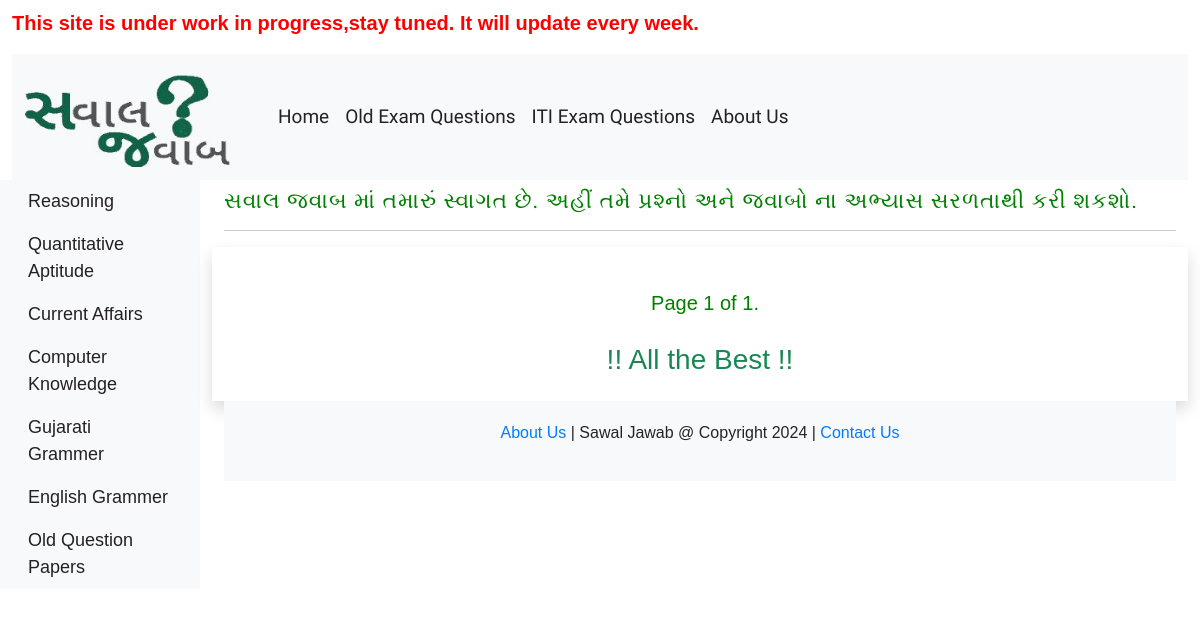
The app's page /old_questions/Highcourt_Computer_Operator/, older data.
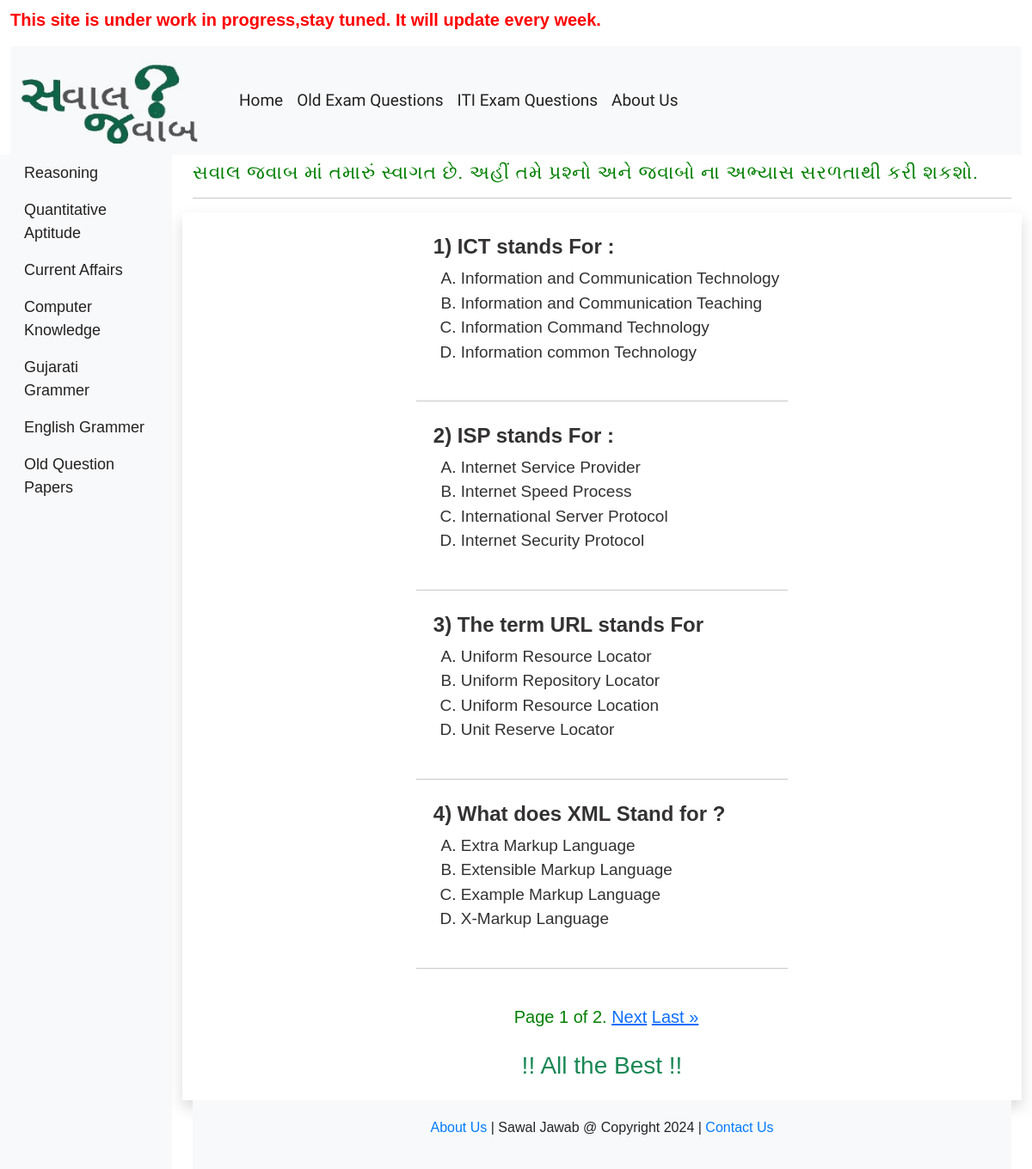
The same page, newer data.
### myapp/models.py (models this page shows)
class Current_Affairs(models.Model):
    question=models.CharField(max_length=500)
    answer=models.CharField(max_length=500)
    opt_A=models.CharField(max_length=500)
    opt_B=models.CharField(max_length=500)
    opt_C=models.CharField(max_length=500)
    opt_D=models.CharField(max_length=500)
    ans_description=models.TextField(max_length=1000)
    category=models.CharField(max_length=300)
    question_topic=models.CharField(max_length=300)

class Question_Paper(Current_Affairs):
    pass

class Current_Affairs(models.Model):
    question=models.CharField(max_length=500)
    answer=models.CharField(max_length=500)
    opt_A=models.CharField(max_length=500)
    opt_B=models.CharField(max_length=500)
    opt_C=models.CharField(max_length=500)
    opt_D=models.CharField(max_length=500)
    ans_description=models.TextField(max_length=1000)
    category=models.CharField(max_length=300)
    question_topic=models.CharField(max_length=300)

### myapp/views.py (the view)
# urls.py: path('old_questions/<slug:category_slug>/',views.Old_questions,name='old_questions_answers'),
def Old_questions(request,category_slug):
    Old_que=Question_Paper.objects.filter(question_topic=category_slug)
    paginator = Paginator(Old_que, 4)
    page_number = request.GET.get("page")
    page_obj = paginator.get_page(page_number)
    return render(request,'myapp/sawaljawab.html',{'page_obj':page_obj})

### myapp/templates/myapp/sawaljawab.html (shortened to what this page needs)
{% extends 'myapp/base.html' %}
{% block content %}
<div class="col-md-9 ml-sm-auto col-lg-10 px-md-4">
    <h3 class="mt-2" id="gujaratiheadings">સવાલ જવાબ માં તમારું સ્વાગત છે. અહીં તમે પ્રશ્નો અને જવાબો ના અભ્યાસ સરળતાથી કરી શકશો.</h3>
    <hr>
    <div class="row mt-2 shadow p-3">
        <div class="currentaffairs">
            <div class="innersection">
                       {% for q in page_obj %}
                            <div>
                                <h4 style="text-align: left; letter-spacing: normal; font-weight:bold;"> <span class="question_id">{{ page_obj.start_index|add:forloop.counter0 }})</span> {{q.question}}</h4>
                                    <ul style="text-align: left; list-style:upper-alpha;">
                                        <li><a onclick="optASelected(this, '{{ q.answer }}', '{{ q.ans_description}}')">{{q.opt_A}}</a></li>
                                        <li><a onclick="optBSelected(this, '{{ q.answer }}', '{{ q.ans_description}}')">{{q.opt_B}}</a></li>
                                        <li><a onclick="optCSelected(this, '{{ q.answer }}', '{{ q.ans_description}}')">{{q.opt_C}}</a></li>
                                        <li><a onclick="optDSelected(this, '{{ q.answer }}', '{{ q.ans_description}}')">{{q.opt_D}}</a></li>
                                    </ul>
                          </div>
                       <hr style="font-weight: bolder;">
                      {% endfor %}
                       <div class="pagination">
                        <span class="step-links"  style="color: green; padding: 15px; font-size: 20px;">
                            <span class="current">
                                Page {{ page_obj.number }} of {{ page_obj.paginator.num_pages }}.
                            </span>
                            {% if page_obj.has_next %}
                                <a href="?page={{ page_obj.next_page_number }}">Next</a>
                                <a href="?page={{ page_obj.paginator.num_pages }}">Last &raquo;</a>
                            {% endif %}
                        </span>
                    </div>
            </div>
    </div>
    <div><h3 class="text-center text-success">!! All the Best !!</h3></div>
{% endblock content %}

### myapp/templates/myapp/base.html (shortened to what this page needs)
{% load static %}
<!doctype html>
<html lang="en">
  <head>
    <link rel="stylesheet" href="{% static 'myapp/css/style.css' %}">
    <link href="https://cdn.jsdelivr.net/npm/bootstrap@5.3.2/dist/css/bootstrap.min.css" rel="stylesheet">
  </head>
  <body>
    <div class="container-fluid mt-2">
      {% include 'myapp/navbar.html' %}
          <div class="row">
          {% include 'myapp/aside.html' %}
          {% block content %}
          {% endblock content %}
         </div>
      <footer class="">
          <div class="container">
              <p>
                  <a href="{% url 'aboutus' %}">About Us</a> | Sawal Jawab @ Copyright 2024 | <a href="#">Contact Us</a>
              </p>
          </div>
      </footer>
    </div>
  </body>
</html>

### myapp/templates/myapp/navbar.html (shortened to what this page needs)
{% load static %}
<marquee width="" direction="left" height="25px">
  <p style="color: red; font-size: 20px; font-weight: bolder;" >This site is under work in progress,stay tuned. It will update every week.</p>
  </marquee>
<nav class="navbar navbar-expand-lg bg-body-tertiary">
    <div class="container-fluid">
      <div class="collapse navbar-collapse" id="navbarTogglerDemo01">
        <a class="navbar-brand" href="#" style="font-size:35px;"><img src='{% static "myapp/logo/sawal2.jpg" %}' class="bg-light" alt="logo" width="210px" height="100px"></a>
        <ul class="navbar-nav me-auto mb-2 mb-lg-0" style="padding: 0px 20px;">
          <li class="nav-item">
            <a class="nav-link active" aria-current="page" href="{% url 'homepage' %}">Home</a>
          </li>
          <li class="nav-item">
            <a class="nav-link" href="{% url 'old_questions'%}">
                Old Exam Questions
            </a>
         </li>
         <li class="nav-item">
          <a class="nav-link" href="{% url 'old_questions'%}">
              ITI Exam Questions
          </a>
       </li>
          <li class="nav-item">
            <a class="nav-link" href="{% url 'aboutus' %}">About Us</a>
          </li>
        </ul>
      </div>
    </div>
  </nav>

### myapp/templates/myapp/aside.html
<nav id="sidebar" class="col-md-3 col-lg-2 d-md-block bg-light sidebar">
    <div class="sidebar-sticky">
        <ul class="nav flex-column">
                      <li class="nav-item">
                          <a class="nav-link" href="{% url 'reasoningpage' %}">
                            Reasoning
                          </a>
                      </li>
                      <li class="nav-item">
                          <a class="nav-link" href="{% url 'aptitudepage' %}">
                            Quantitative Aptitude
                          </a>
                      </li>
                      <li class="nav-item">
                        <a class="nav-link" href="{% url 'currentaffairs_questions' category_slug='current_affairs'%}">
                          Current Affairs
                        </a>
                    </li>
                    <li class="nav-item">
                        <a class="nav-link" href="{% url 'computer_questions' category_slug='computer'%}">
                            Computer Knowledge
                        </a>
                     </li>
                    <li class="nav-item">
                      <a class="nav-link" href="{% url 'gujaratipage' %}">
                        Gujarati Grammer
                      </a>
                    </li>
              <li class="nav-item">
                <a class="nav-link" href="{% url 'englishpage' %}">
                  English Grammer
                </a>
              </li>
              <li class="nav-item">
                <a class="nav-link" href="{% url 'old_questions'%}">
                    Old Question Papers
                </a>
             </li>
        </ul>
    </div>
</nav>

### myapp/static/myapp/css/style.css (style rules this page uses)
* { margin:0; padding:0; box-sizing:border-box; font-family: "Kanit", sans-serif; }
.collapse > .navbar-brand { color:#644D48; font-family: 'Lucida Sans', 'Lucida Sans Regular', 'Lucida Grande', 'Lucida Sans Unicode', Geneva, Verdana, sans-serif; }
.collapse > .navbar-nav > .nav-item > .nav-link { font-size: 19px; font-family: 'PT Sans', sans-serif; color: #232121; }
.sidebar-sticky { overflow:scroll; flex-grow: 1; color: aqua; height: auto; scroll-behavior: smooth; }
.sidebar-sticky > .nav > .nav-item > .nav-link { font-size: 18px; color: #232121; }
#gujaratiheadings { font-family: 'Anek Gujarati', sans-serif; font-family: 'PT Sans', sans-serif; font-size: 22px; letter-spacing: 1px; color: green; }
footer { background-color: #f8f9fa; padding: 20px 0; text-align: center; }
footer a { color: #007bff; text-decoration: none; }
.currentaffairs { width: 700px; height: auto; display: flex; flex-direction: row; justify-content: center; }
.innersection { width: auto; height: auto; background-color:white; border-radius: 5px; }
.innersection > div { font-family: 'Anek Gujarati', sans-serif; font-family: 'Noto Serif Gujarati', serif; font-family: 'Poppins', sans-serif; font-family: 'PT Sans', sans-serif; font-size: 19px; width: auto; height: auto; margin-left: 10px; padding: 10px; color: rgb(51, 49, 49); }
.innersection > div > ul > li > a { text-decoration: none; }
.pagination > span { margin: auto; text-align: center; }

Row changes from the older to the newer data that the page shows:
added Question_Paper: start_index|add "1", question "ICT stands For :", opt_A "Information and Communication Technology", opt_B "Information and Communication Teaching", opt_C "Information Command Technology", opt_D "Information common Technology"
added Question_Paper: start_index|add "2", question "ISP stands For :", opt_A "Internet Service Provider", opt_B "Internet Speed Process", opt_C "International Server Protocol", opt_D "Internet Security Protocol"
added Question_Paper: start_index|add "3", question "The term URL stands For", opt_A "Uniform Resource Locator", opt_B "Uniform Repository Locator", opt_C "Uniform Resource Location", opt_D "Unit Reserve Locator"
added Question_Paper: start_index|add "4", question "What does XML Stand for ?", opt_A "Extra Markup Language", opt_B "Extensible Markup Language", opt_C "Example Markup Language", opt_D "X-Markup Language"
Text that changed along with them:
{{ page_obj.paginator.num_pages }}: "1" → "2"
text now shown: "Next Last »"
